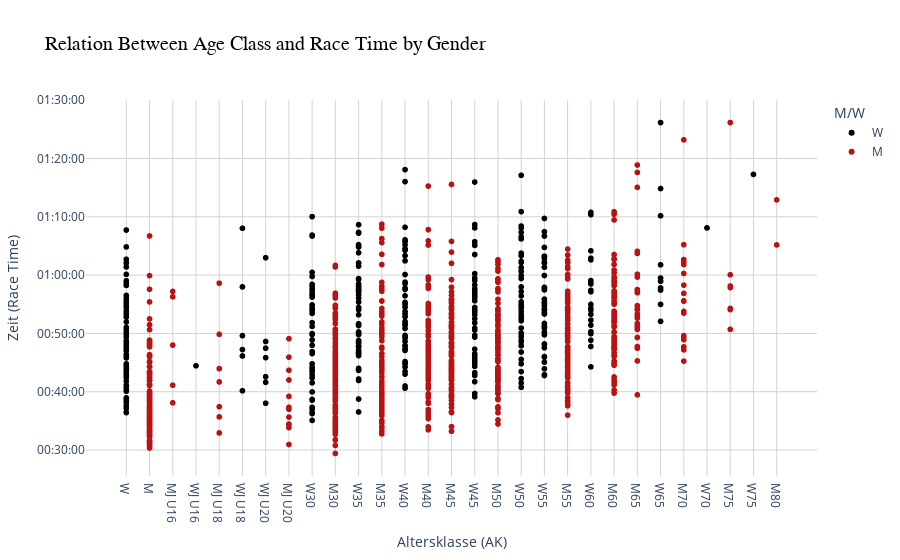

The code cell stored with this chart in its notebook:
### Code cell
# Extract the numerical value from the "AK" column and use it for sorting
df['AK_numeric'] = df['AK'].str.extract(r'(\d+)$').fillna(0).astype(int)

# Sort the dataframe by the numeric value in "AK_numeric"
df_scatter = df.sort_values(by='AK_numeric')

# Create the scatter plot with sorted x-axis and "M/W" as hue
fig = px.scatter(
    df_scatter,
    y="datetime",  # Race time
    x="AK",  # Age class
    color="M/W",  # Hue for gender
    title="Relation Between Age Class and Race Time by Gender",
    color_discrete_map={"M": "#b81212", "W": "#000000"},  # Custom colors for M/W
)

# Customize layout
fig.update_layout(
    title_font=dict(size=20, family="Arial", color="black"),  # Title font style
    yaxis_title="Zeit (Race Time)",  # Y-axis label
    xaxis_title="Altersklasse (AK)",  # X-axis label
    yaxis=dict(
        showgrid=True, gridcolor="lightgray", tickformat="%H:%M:%S"  # Format time
    ),
    xaxis=dict(
        showgrid=True, gridcolor="lightgray",  # Gridlines for x-axis
        categoryorder="array",  # Order x-axis categories manually
        categoryarray=df['AK']  # Use sorted "AK" values
    ),
    plot_bgcolor="white",  # Background color
)

fig.show()

### Figure 1 — Plotly figure (JSON) as saved in the notebook; plotly's stock layout.template omitted (floating-point values rounded to 4 significant figures; data arrays with more than 128 entries replaced by an {"elided": "..."} marker saying what was removed)
{"data": [{"hovertemplate": "M/W=W<br>AK=%{x}<br>datetime=%{y}<extra></extra>", "legendgroup": "W", "marker": {"color": "#000000", "symbol": "circle"}, "mode": "markers", "name": "W", "showlegend": true, "type": "scattergl", "x": {"elided": "440 str values"}, "xaxis": "x", "y": {"elided": "440 str values"}, "yaxis": "y"}, {"hovertemplate": "M/W=M<br>AK=%{x}<br>datetime=%{y}<extra></extra>", "legendgroup": "M", "marker": {"color": "#b81212", "symbol": "circle"}, "mode": "markers", "name": "M", "showlegend": true, "type": "scattergl", "x": {"elided": "897 str values"}, "xaxis": "x", "y": {"elided": "897 str values"}, "yaxis": "y"}], "layout": {"legend": {"title": {"text": "M/W"}, "tracegroupgap": 0}, "plot_bgcolor": "white", "title": {"font": {"color": "black", "family": "Arial", "size": 20}, "text": "Relation Between Age Class and Race Time by Gender"}, "xaxis": {"anchor": "y", "categoryarray": {"elided": "1337 str values"}, "categoryorder": "array", "domain": [0, 1], "gridcolor": "lightgray", "showgrid": true, "title": {"text": "Altersklasse (AK)"}}, "yaxis": {"anchor": "x", "domain": [0, 1], "gridcolor": "lightgray", "showgrid": true, "tickformat": "%H:%M:%S", "title": {"text": "Zeit (Race Time)"}}}}
